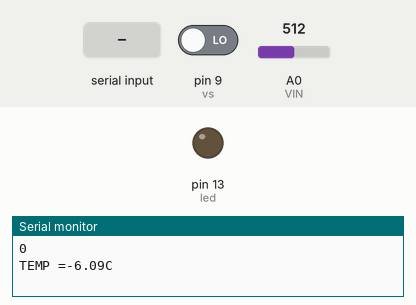
Bench run of a sketch on a simulated Arduino Uno, built with avr-gcc and run on an emulated ATmega328P. Shown: output pins drawn as LEDs (lit = HIGH), the last lines printed to the serial monitor. Inputs (shaded band) come from the test bench; at power-on: A0 (VIN) = 512, pin 9 (vs) LOW.

Above: at 1.2 s.
1.3 s: "Z" received over Serial
At 5.6 s:
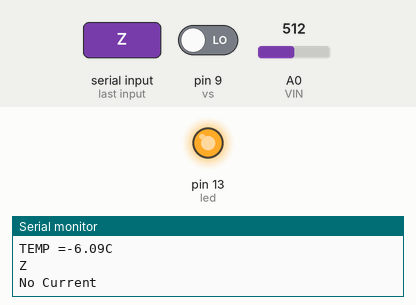
6.1 s: A0 (VIN) set to 539
13.9 s: "1" received over Serial
At 17.5 s:
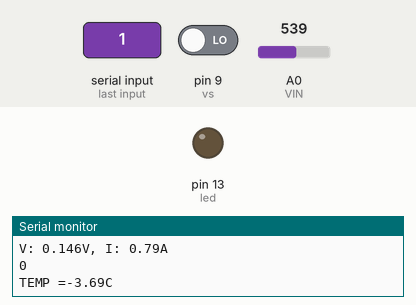
Timing chart, 0 to 19.0 s (numbered marks = the images above; inputs shaded):
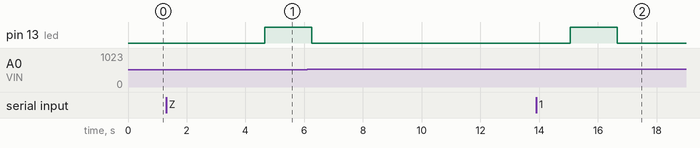

Measured:
- after the input at 1.3 s, pin 13 (led): LOW → HIGH after 3.4 s
- after the input at 13.9 s, pin 13 (led): LOW → HIGH after 1.2 s, → LOW 1.6 s later

The sketch:

Sensors.ino
```cpp
#define VIN A0
int led = 13;


int ThermistorPin = 0;
int Vo;
//float R1 = 10000;
float logR2, R2, T,Tc, Tf;
//Temp

float R1 = 2252;
float A = 1.484778004e-03, B = 2.348962910e-04, C = 1.006037158e-07;  // Steinhart-Hart and Hart Coefficients


char data = 0;//Bluetooth


int vs =9; // vibration sensor

const float VCC   = 5.0;// supply voltage is from 4.5 to 5.5V. Normally 5V.
const int model = 0;   // enter the model number (see below)

float cutOffLimit = 0.5;// set the current which below that value, doesn't matter. Or set 0.5

/*
          "ACS712ELCTR-05B-T",// for model use 0
          "ACS712ELCTR-20A-T",// for model use 1
          "ACS712ELCTR-30A-T"// for model use 2
sensitivity array is holding the sensitivy of the  ACS712
current sensors. Do not change. All values are from page 5  of data sheet
*/
float sensitivity[] ={
          0.185,// for ACS712ELCTR-05B-T
          0.100,// for ACS712ELCTR-20A-T
          0.066// for ACS712ELCTR-30A-T

         };


const float QOV =   0.5 * VCC;// set quiescent Output voltage of 0.5V
float voltage;// internal variable for voltage

//Current


void setup()
{
  pinMode(led, OUTPUT);
  pinMode(vs, INPUT);
  Serial.begin(9600);
}
void loop()
{
  Vib();
  temp2();
  bluetooth();
  current();

}

void current()
{
  float voltage_raw =   (5.0 / 1023.0)* analogRead(VIN);// Read the voltage from sensor
  voltage =  voltage_raw - QOV + 0.012;//-0.6 ;// 0.000 is a value to make voltage zero when there is no current
  float current = voltage / sensitivity[model];

  if(abs(current) > cutOffLimit ){
    Serial.print("V: ");
    Serial.print(voltage,3);// print voltage with 3 decimal places
    Serial.print("V, I: ");
    Serial.print(current,2); // print the current with 2 decimal places
    Serial.println("A");

  }else{

  Serial.println("No Current");
  }
  delay(500);
}


void Vib()
{
 long measurement =pulseIn (vs, HIGH);
  delay(50);
  Serial.println(measurement);
  if (measurement > 50){
    digitalWrite(led, HIGH);
  }
  else
  {
    digitalWrite(led, LOW);
  }
}

void bluetooth()
{
  if(Serial.available()>0)
{
char data= Serial.read(); // reading the data received from the bluetooth module
switch(data)
{
case '1': digitalWrite(13, HIGH);break; // when Z is pressed on the app Turn on Pin 13
case '0': digitalWrite(13, LOW);break; // when z is pressed on the app Turn off Pin 13
case 'Z': digitalWrite(13, HIGH);break; // when Z is pressed on the app Turn on Pin 13
case 'z': digitalWrite(13, LOW);break; // when z is pressed on the app Turn off Pin 13
default : break;
}
//BT.write(T);

Serial.println(data);
}
delay(50);

}

void temp2()
{

  Vo = analogRead(ThermistorPin);
  R2 = R1* (1023.0 / (float)Vo - 1.0);
  logR2 = log(R2);
  T = (1.0 / (A + B*logR2 + C*logR2*logR2*logR2))-32;  // Steinhart and Hart Equation.T  = 1 / {A + B[ln(R)] + C[ln(R)]^3}-32
  T =  T - 273.15;

  Serial.print("TEMP =");
  Serial.print(T);
  Serial.println("C");

  delay(1000);     // Time delay 10 Milliseconds
}
```
